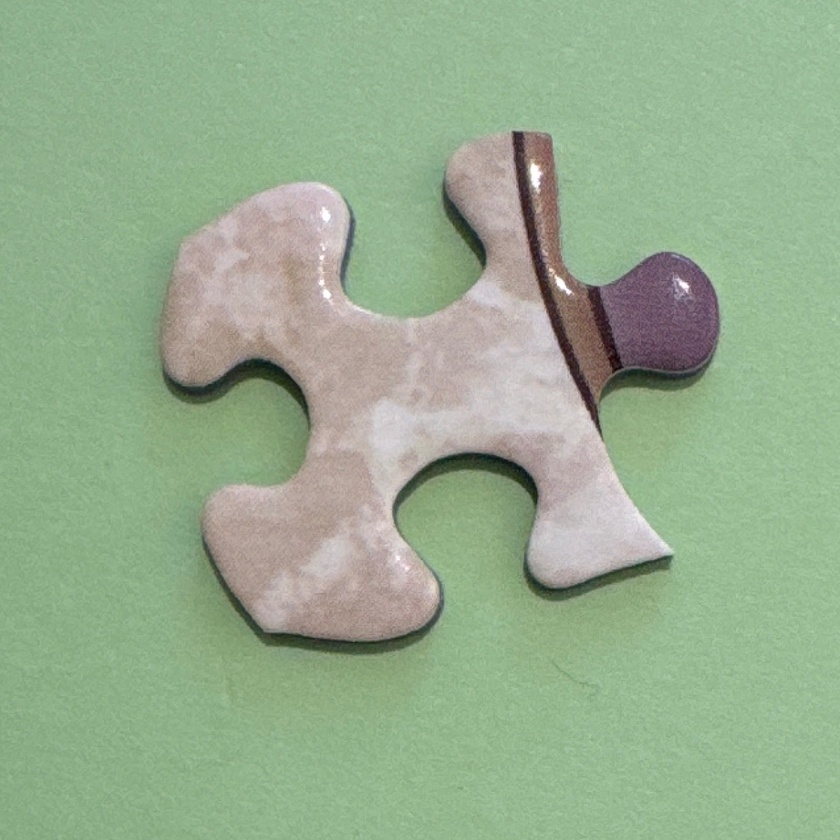
#> input picture data/eval_consistent/pieces_c10_r16.jpg, 840 x 840 px, shrunk from 1276 x 1276 before the run
$ python -i metrics.py   (imports and definitions only)
#> lines starting #> are read from the running program, lines starting #| are printed output that depends on the picture; after the words box and inside, x2 and y2 are one past the last pixel; in counts of white or black regions, pixels touching at a corner belong together
#> further down, picture is the input picture: shape (840, 840, 3); mean B, G, R 143, 173.5, 150.5
#> in validate_segmentation, `gray = cv2.cvtColor(image, cv2.COLOR_BGR2GRAY)`:
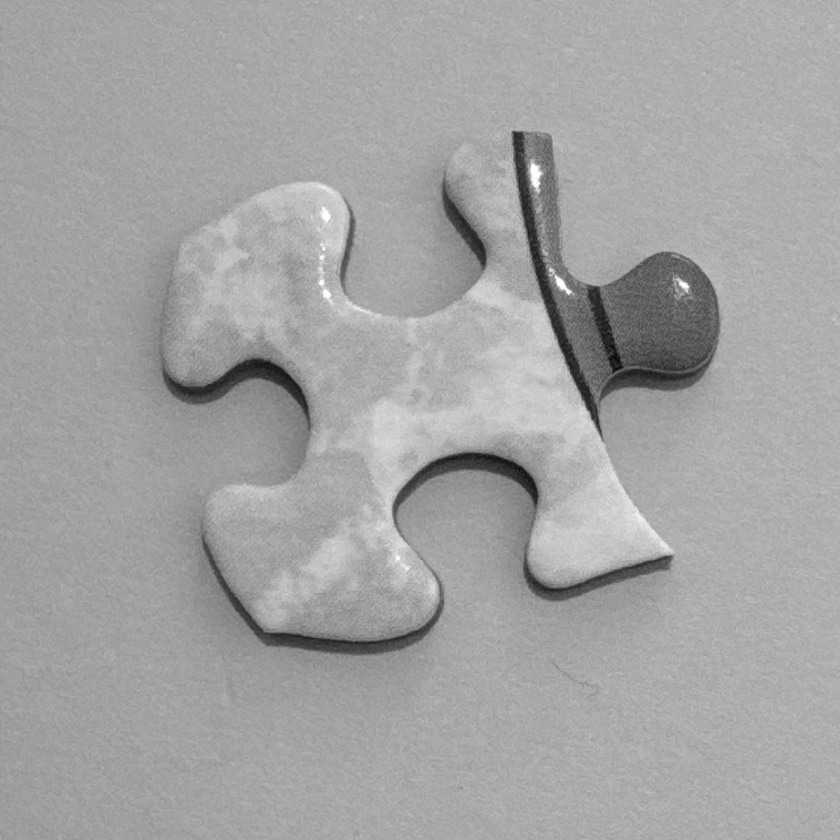
#> gray: shape (840, 840); min 6, max 255, mean 163.2
from __future__ import annotations

import cv2
import numpy as np
from dataclasses import dataclass, field

from sources.features.segmentation.detector import SegmentationResult


@dataclass
class PieceQuality:
    index: int
    edge_alignment_ratio: float
    curvature_sign_reversals: int
    convex_defect_count: int
    shape_complexity: float
    solidity: float
    issues: list[str] = field(default_factory=list)


@dataclass
class ValidationReport:
    image_name: str
    piece_qualities: list[PieceQuality]
    overall_pass: bool
    warnings: list[str] = field(default_factory=list)


def _auto_canny(gray: np.ndarray) -> np.ndarray:
    median_val = np.median(gray)
#> median_val = 167
    low = int(max(0, 0.66 * median_val))
#> low = 110
    high = int(min(255, 1.33 * median_val))
#> high = 222
    return cv2.Canny(gray, low, high)
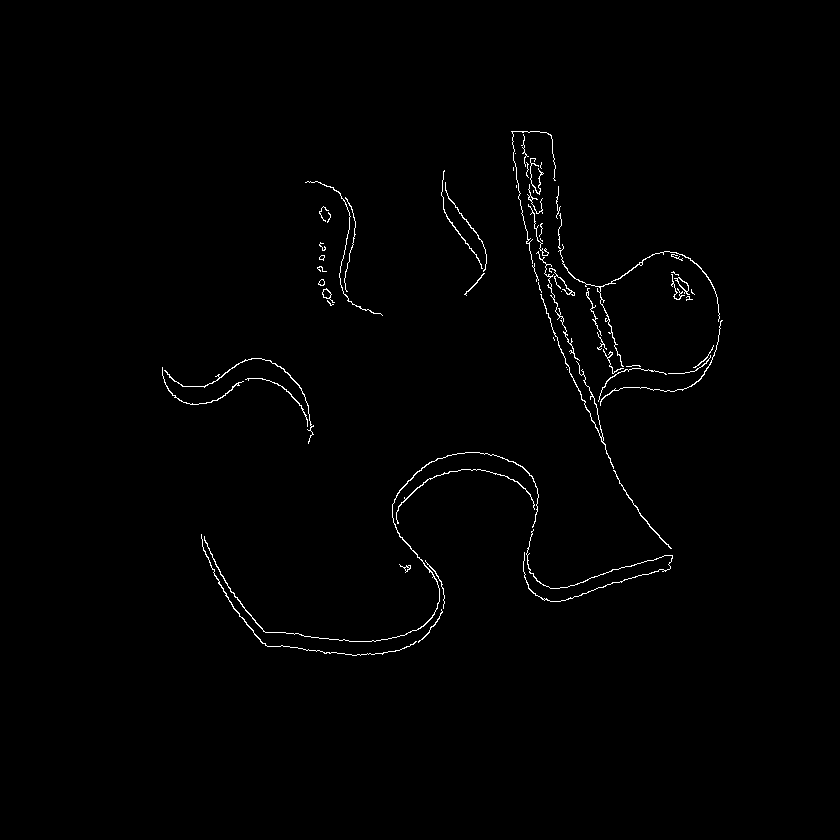
#> returned value: shape (840, 840); 0.83% white in thin lines or dots, all inside (x1, y1, x2, y2) = (162, 131, 723, 656)


# [81 lines left out: functions _compute_edge_alignment, _compute_curvature_sign_reversals, _compute_convex_defects, _compute_shape_complexity, _compute_solidity, not called in this run]


def validate_segmentation(
    image: np.ndarray,
    result: SegmentationResult,
    image_name: str = "",
    edge_align_warn: float = 0.5,
    edge_align_fail: float = 0.3,
) -> ValidationReport:
    gray = cv2.cvtColor(image, cv2.COLOR_BGR2GRAY)
    edge_map = _auto_canny(gray)

    qualities = []
    warnings = []
    overall_pass = True

    for piece in result.pieces:
        contour = piece.contour
        issues = []

        alignment = _compute_edge_alignment(contour, edge_map)
        reversals = _compute_curvature_sign_reversals(contour)
        defect_count = _compute_convex_defects(contour)
        complexity = _compute_shape_complexity(contour)
        solidity = _compute_solidity(contour)

        if alignment < edge_align_fail:
            issues.append(f"edge alignment {alignment:.2f} below fail threshold {edge_align_fail}")
            overall_pass = False
        elif alignment < edge_align_warn:
            issues.append(f"edge alignment {alignment:.2f} below warn threshold {edge_align_warn}")
            warnings.append(f"piece {piece.index}: low edge alignment ({alignment:.2f})")

        contour_len = cv2.arcLength(contour, True)
        if contour_len > 0 and reversals / contour_len > 0.15:
            issues.append(f"high curvature sign reversals ({reversals}), possible jaggedness")
            warnings.append(f"piece {piece.index}: jagged contour")

        if defect_count == 0:
            issues.append("no convex defects — possible total feature loss")
            overall_pass = False
        elif defect_count < 2:
            issues.append(f"only {defect_count} convex defect(s) — possible tab/blank loss")
            warnings.append(f"piece {piece.index}: low defect count ({defect_count})")
        elif defect_count > 8:
            issues.append(f"{defect_count} convex defects — possible fragmentation")
            warnings.append(f"piece {piece.index}: high defect count ({defect_count})")

        if complexity < 4.0:
            issues.append(f"shape complexity {complexity:.2f} — possibly over-smoothed")
            warnings.append(f"piece {piece.index}: low shape complexity ({complexity:.2f})")

        qualities.append(PieceQuality(
            index=piece.index,
            edge_alignment_ratio=alignment,
            curvature_sign_reversals=reversals,
            convex_defect_count=defect_count,
            shape_complexity=complexity,
            solidity=solidity,
            issues=issues,
        ))
#> after the loop, qualities = []; warnings = []

    return ValidationReport(
        image_name=image_name,
        piece_qualities=qualities,
        overall_pass=overall_pass,
        warnings=warnings,
    )

>>> import cv2
>>> picture = cv2.imread('../../../data/eval_consistent/pieces_c10_r16.jpg')
#> (the run stopped early here; a loop or call above may not have finished)

$ run again, on data/eval_consistent/pieces_c17_r12.jpg
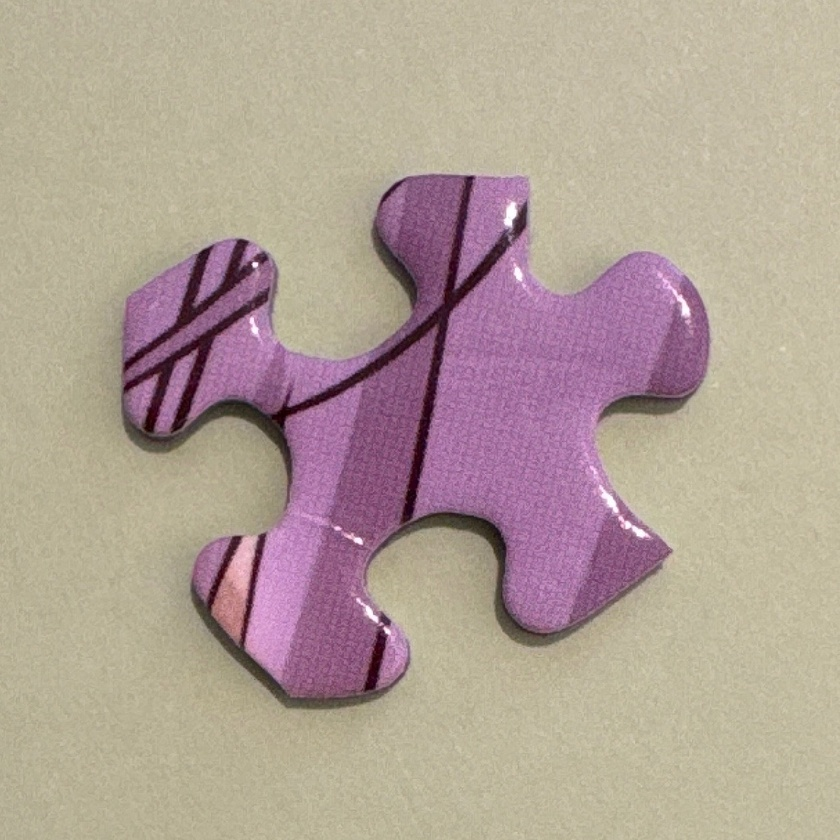
#> input picture data/eval_consistent/pieces_c17_r12.jpg, 840 x 840 px, shrunk from 1214 x 1214 before the run
#> picture is the input picture: shape (840, 840, 3); mean B, G, R 150.4, 161.1, 177.9
#> in validate_segmentation, `gray = cv2.cvtColor(image, cv2.COLOR_BGR2GRAY)`:
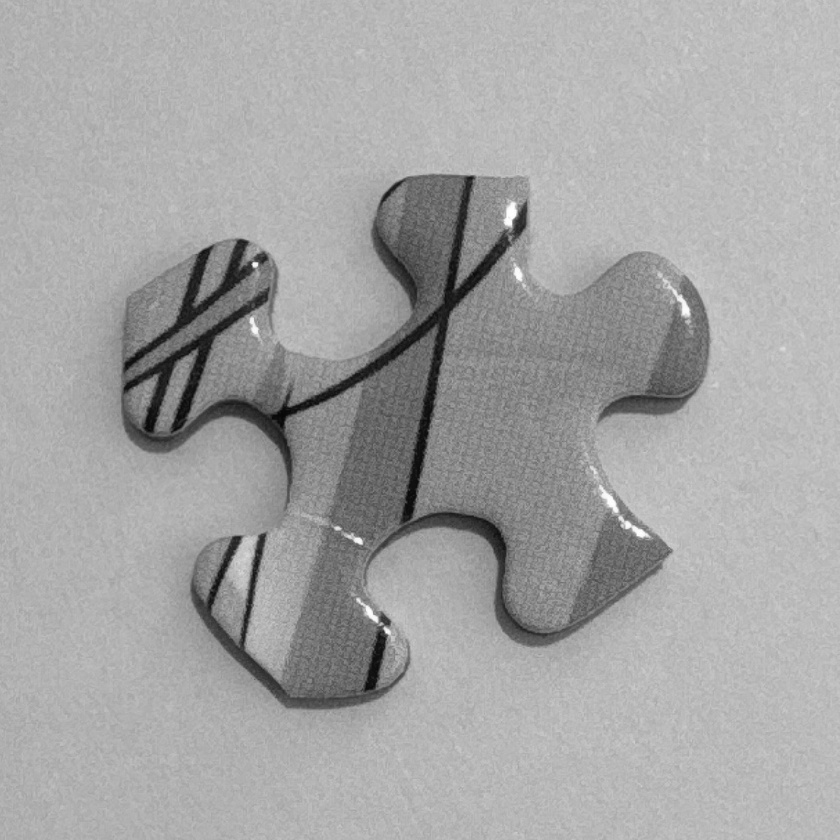
#> gray: shape (840, 840); min 6, max 255, mean 164.9
#> median_val = 178
#> low = 117
#> high = 236
#> in _auto_canny, `return cv2.Canny(gray, low, high)`:
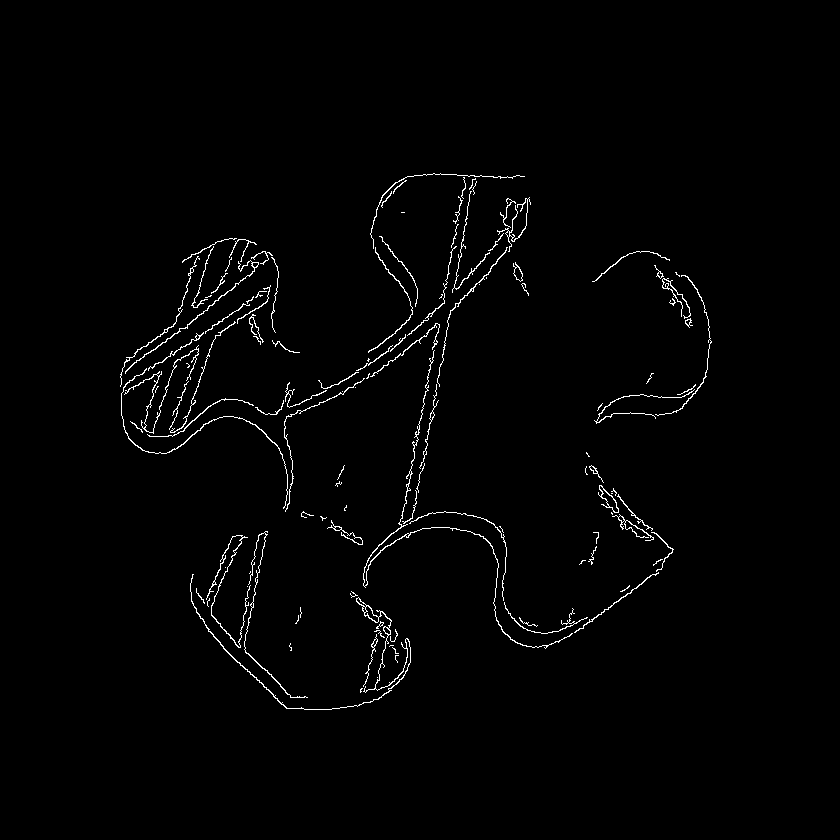
#> returned value: shape (840, 840); 1.4% white in thin lines or dots, all inside (x1, y1, x2, y2) = (120, 173, 712, 710)
#> after the loop in validate_segmentation, `for piece in result.pieces:`: qualities = []

$ run again, on data/eval_consistent/pieces_c18_r18.jpg
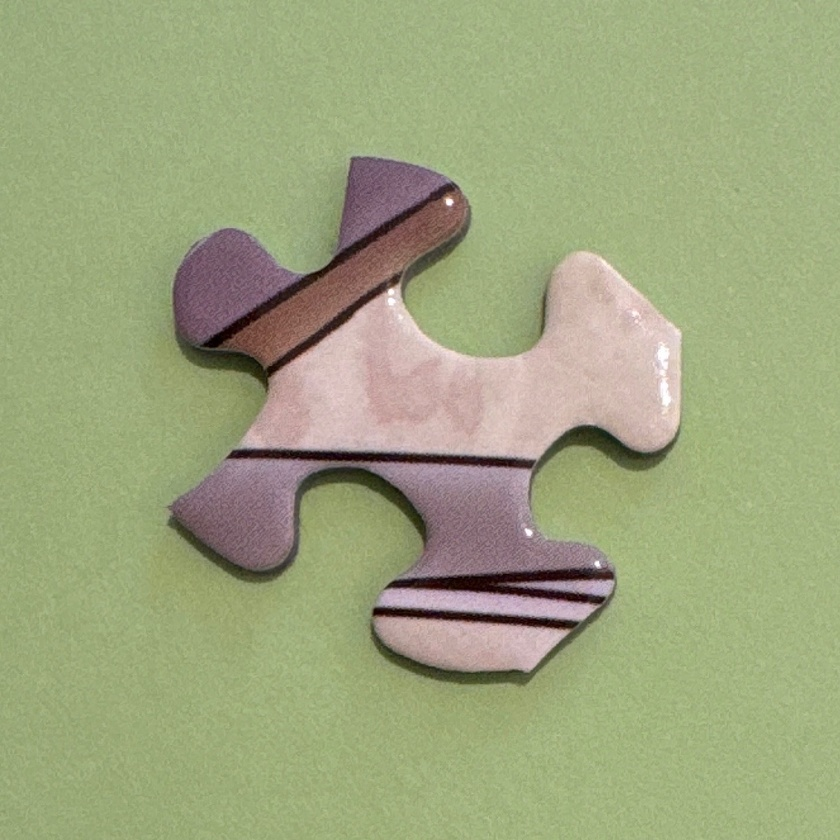
#> input picture data/eval_consistent/pieces_c18_r18.jpg, 840 x 840 px, shrunk from 1326 x 1326 before the run
#> picture is the input picture: shape (840, 840, 3); mean B, G, R 125.6, 165.6, 157.8
#> in validate_segmentation, `gray = cv2.cvtColor(image, cv2.COLOR_BGR2GRAY)`:
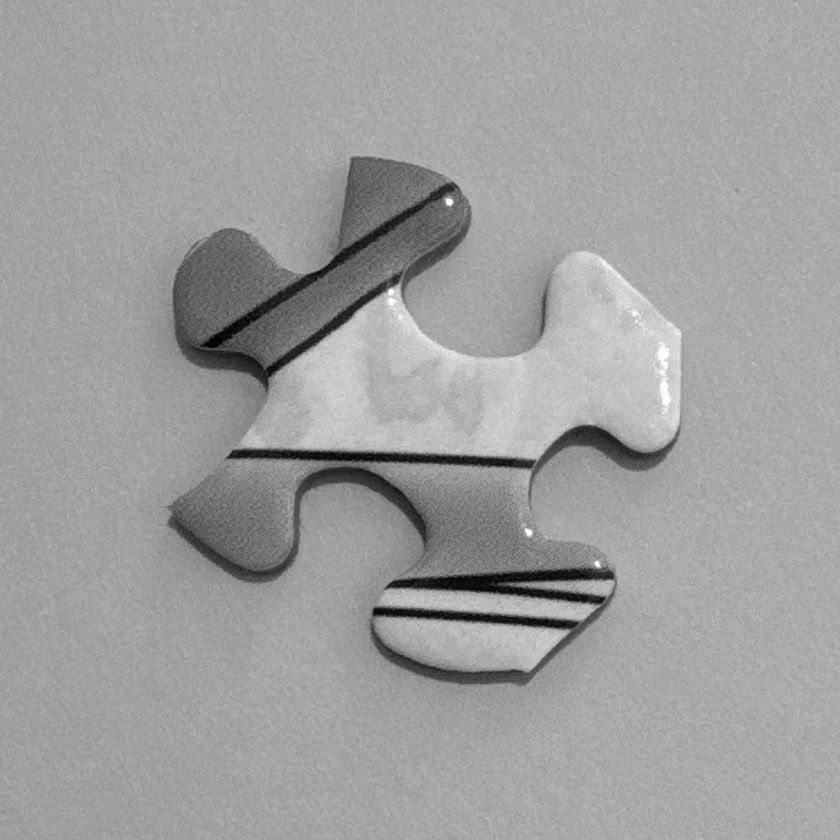
#> gray: shape (840, 840); min 1, max 255, mean 158.8
#> median_val = 165
#> low = 108
#> high = 219
#> in _auto_canny, `return cv2.Canny(gray, low, high)`:
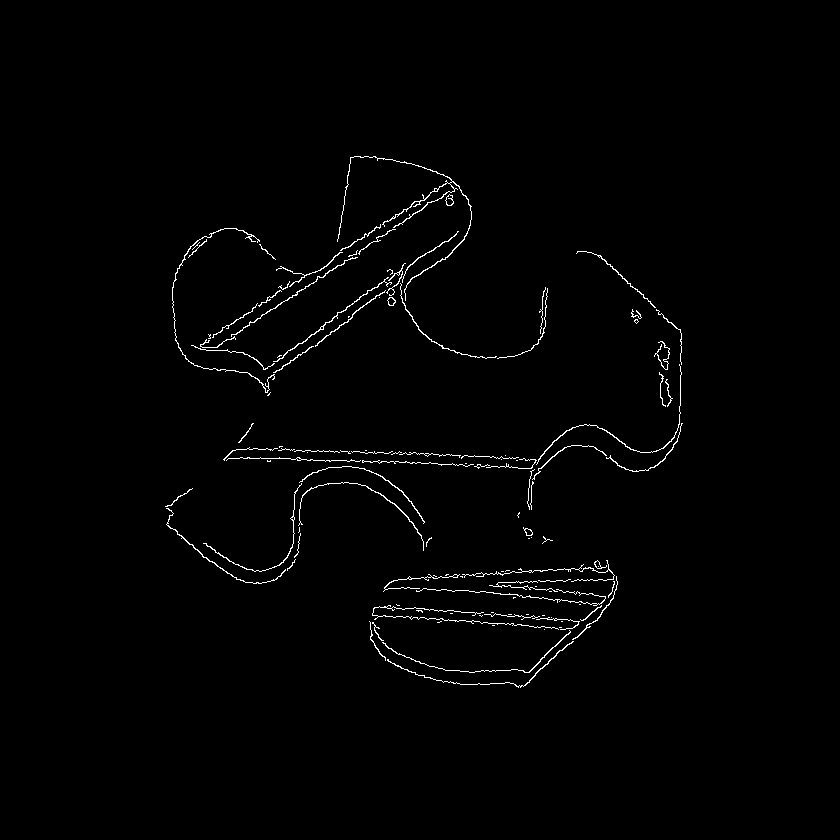
#> returned value: shape (840, 840); 1.1% white in thin lines or dots, all inside (x1, y1, x2, y2) = (165, 156, 683, 688)
#> after the loop in validate_segmentation, `for piece in result.pieces:`: qualities = []

$ run again, on data/eval_consistent/pieces_c19_r11.jpg
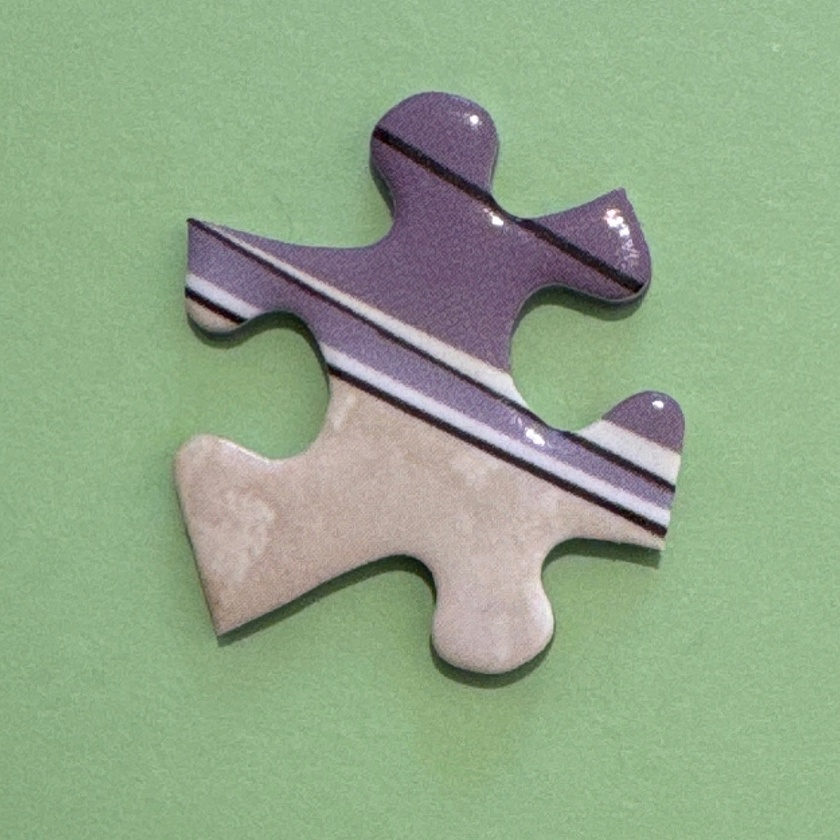
#> input picture data/eval_consistent/pieces_c19_r11.jpg, 840 x 840 px, shrunk from 1250 x 1250 before the run
#> picture is the input picture: shape (840, 840, 3); mean B, G, R 137.1, 167.9, 145.6
#> in validate_segmentation, `gray = cv2.cvtColor(image, cv2.COLOR_BGR2GRAY)`:
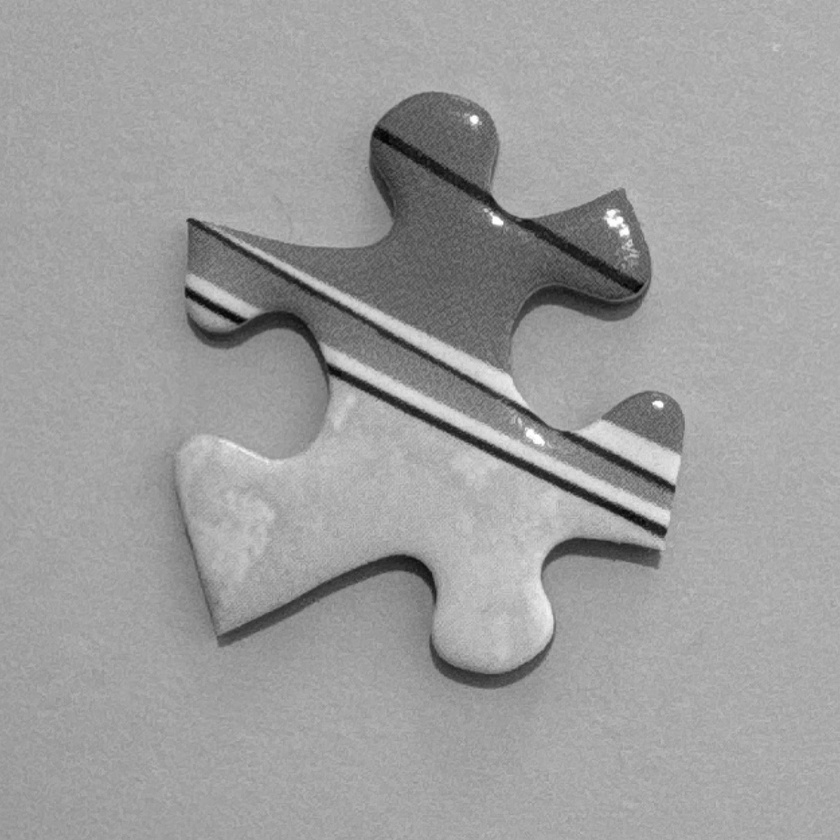
#> gray: shape (840, 840); min 1, max 255, mean 157.7
#> median_val = 165
#> low = 108
#> high = 219
#> in _auto_canny, `return cv2.Canny(gray, low, high)`:
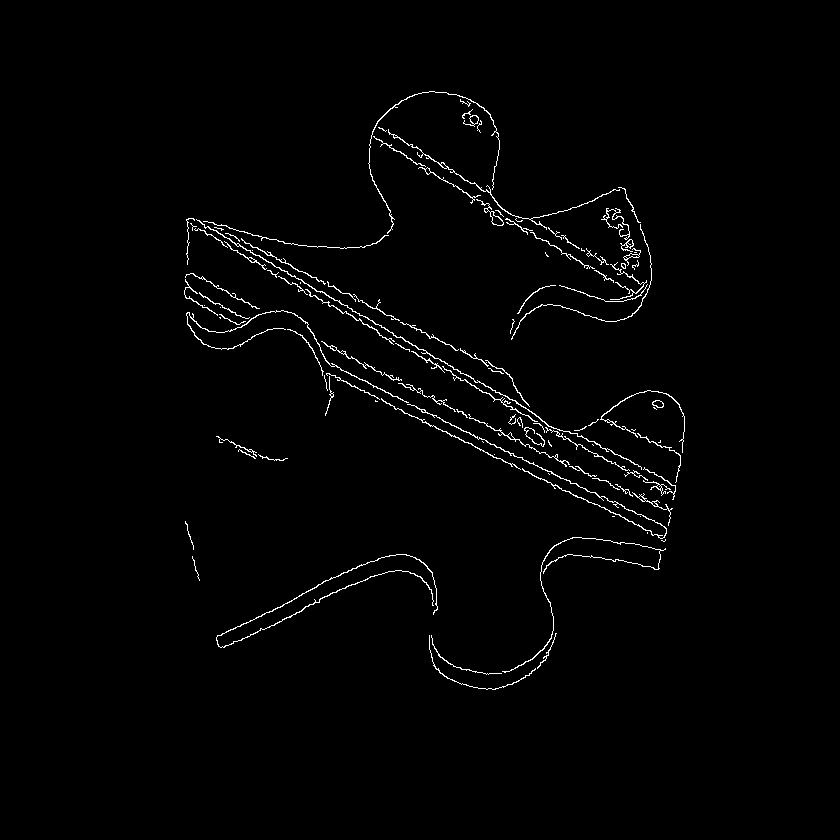
#> returned value: shape (840, 840); 1.4% white in thin lines or dots, all inside (x1, y1, x2, y2) = (184, 91, 685, 690)
#> after the loop in validate_segmentation, `for piece in result.pieces:`: qualities = []
